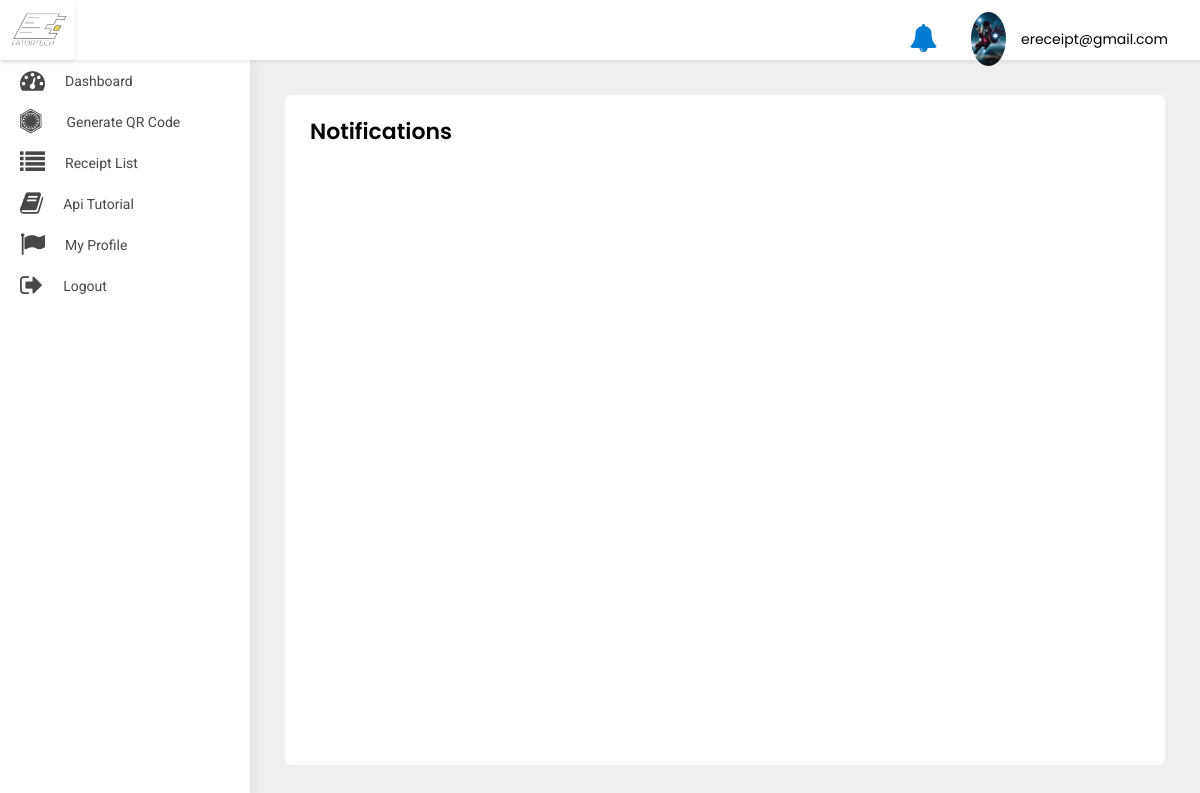
Page /merchant/notification/ (signed in) on the earlier database version.
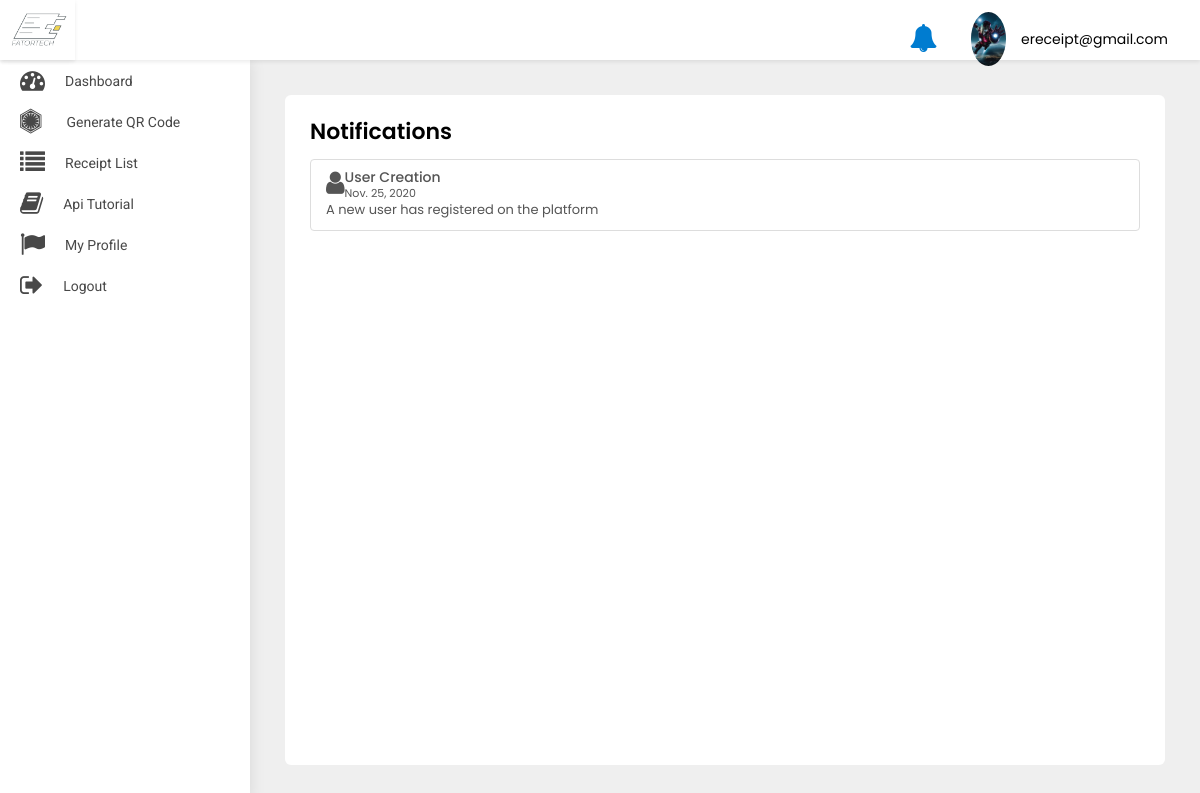
Same page on the later database version.
### src/models.py (models this page shows)
class UserNotification(models.Model):
    to = models.ForeignKey(User, on_delete=models.CASCADE)
    title = models.CharField(default='title', max_length=200)
    title_in_arabic = models.CharField(default='title', max_length=200)
    body = models.CharField(default='body', max_length=200)
    body_in_arabic = models.CharField(default='body', max_length=200)
    read = models.BooleanField(default=False)
    created_at = models.DateTimeField(auto_now_add=True)
    class Meta:
        ordering = ('-created_at',)

### merchant/views.py (the view)
# urls.py: path('notification/', NotificationView.as_view(), name='notification'),
class NotificationView(LoginRequiredMixin, ListView):
    model = UserNotification
    template_name = 'merchant-notification.html'
    login_url = 'merchant:login'

### merchant/templates/merchant-notification.html (shortened to what this page needs)
{% extends 'base-merchant.html' %}
{% block body %}
<div class="WrapperArea">
    <div class="WrapperBox">
        <div class="Small-Wrapper">
            <h4 class="Title">Notifications</h4>
            <div class="NotificationList">
                {% for object in object_list %}
                {% if object.to.is_superuser %}
                <div class="list-group">
                    <a class="list-group-item list-group-item-action flex-column align-items-start">
                        {% if object.title == 'User Creation' %}
                        <figure class="pull-left"><i class="fa  fa-user fa-2x" aria-hidden="true"></i></figure>
                        {% elif object.title == 'Password Changed' %}
                        <figure class="pull-left"><i class="fa  fa-lock fa-2x" aria-hidden="true"></i></figure>
                        {% elif object.title == 'Phone number Update' %}
                        <figure class="pull-left"><i class="fa  fa-phone fa-2x" aria-hidden="true"></i></figure>
                        {% elif object.title == 'Payment' %}
                        <figure class="pull-left"><i class="fa  fa-money fa-2x" aria-hidden="true"></i></figure>
                        {% elif object.title == 'Profile Update' %}
                        <figure class="pull-left"><i class="fa  fa-user fa-2x" aria-hidden="true"></i></figure>
                        {% else %}
                        <figure class="pull-left ml-5"><i class="fa  fa-shopping-cart fa-2x" aria-hidden="true"></i>
                        </figure>
                        {% endif %}
                        <div class="msg-right">
                            <div class="d-flex w-100 justify-content-between">
                                <h5 class="mb-1">{{object.title}}</h5>
                                <small>{{object.created_at|date:'M. d, Y'}}</small>
                            </div>
                            <p class="mb-1"> {{object.body}}</p>
                        </div>
                    </a>
                </div>
                {% endif %}
                {% endfor %}
            </div>
        </div>
    </div>
</div>
{% endblock body %}

Differences in the rows shown:
added UserNotification: title "User Creation", created_at "Nov. 25, 2020", body "A new user has registered on the platform"
